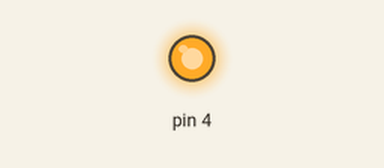
This sketch was run on a simulated Arduino Uno, built with avr-gcc and run on an emulated ATmega328P. Shown: output pins drawn as LEDs (lit = HIGH).

Above: at 0.5 s.
At 10.5 s:
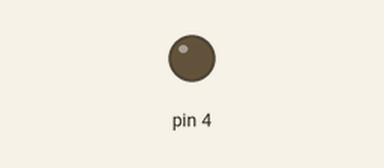
Timing chart, 0 to 11.7 s (numbered marks = the images above):
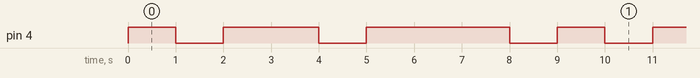

Measured:
- by itself, pin 4: repeats every 9.0 s: LOW 1.0 s, HIGH 2.0 s, LOW 1.0 s, HIGH 3.0 s, LOW 1.0 s, HIGH 1.0 s
- by itself, everything shown: repeats every 9.0 s, in 6 steps

The sketch:

code.ino
```cpp
// C++ code
//
void setup()
{
  pinMode(4, OUTPUT);
}

void loop()
{
  digitalWrite(4, HIGH);
  delay(1000); // Wait for 1000 millisecond(s)
  digitalWrite(4, LOW);
  delay(1000); // Wait for 2000 millisecond(s)
  digitalWrite(4, HIGH);
  delay(2000); // Wait for 3000 millisecond(s)
  digitalWrite(4, LOW);
  delay(1000);
  digitalWrite(4,HIGH);
  delay(3000);
  digitalWrite(4,LOW);
  delay(1000);
}
```
